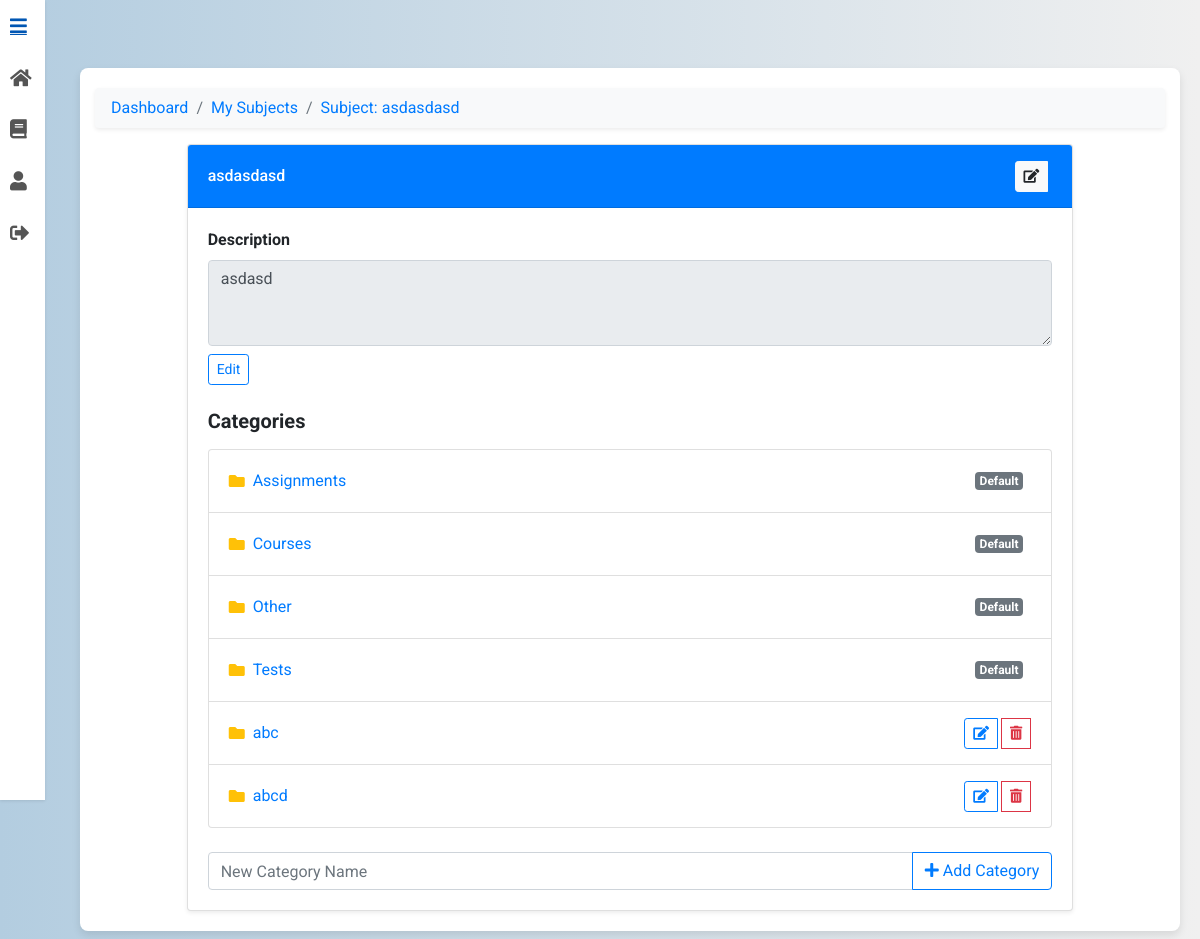
The page /subjects/subject/45/ (signed in) on the database as committed earlier.
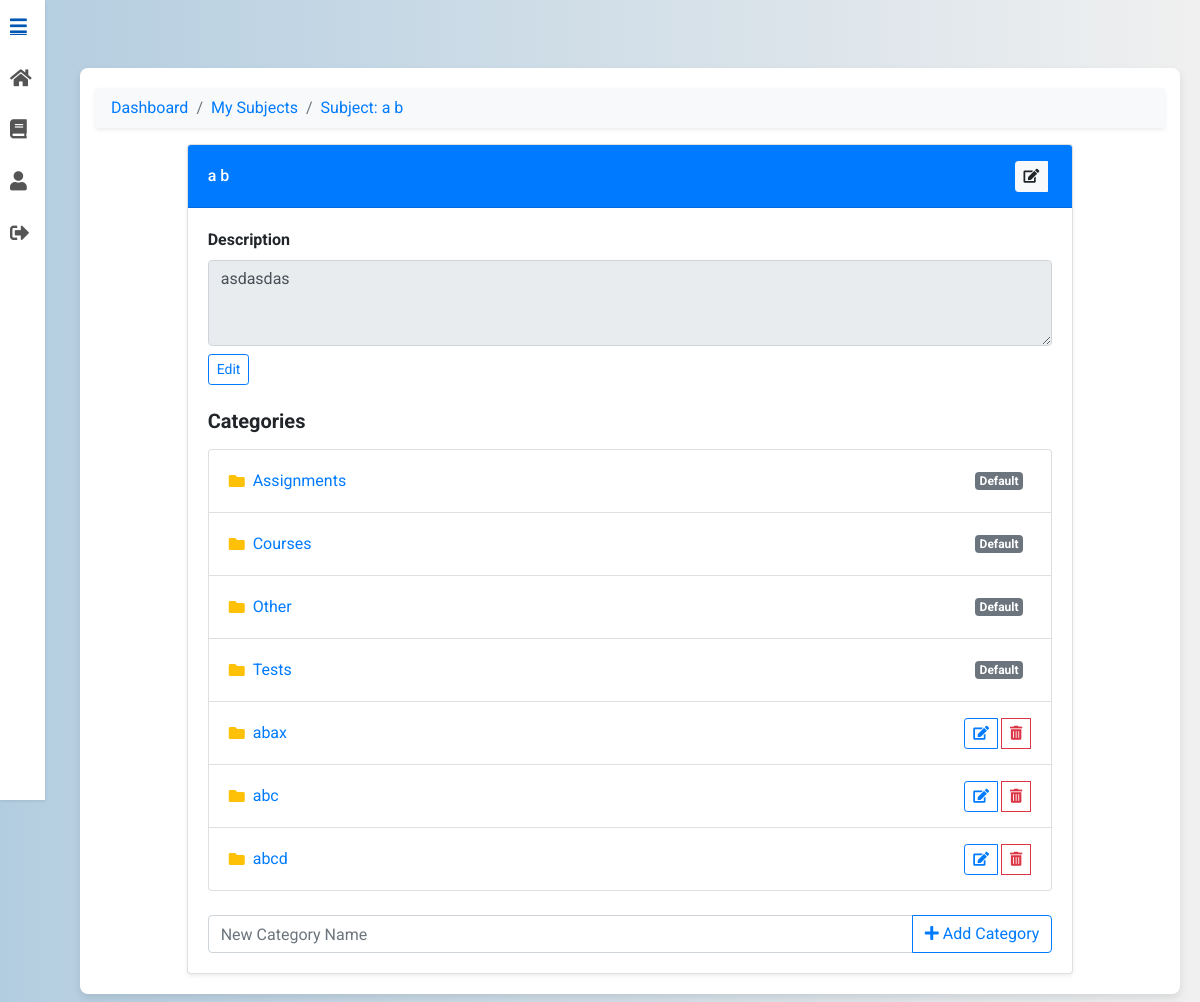
The same page on the database as committed later.
### subjects/models.py (models this page shows, shortened)
class Subject(models.Model):
    name = models.CharField(max_length=100)
    professor = models.ForeignKey(CustomUser, limit_choices_to={'role': 'professor'}, on_delete=models.CASCADE, editable=False)
    description = models.TextField(blank=True)
    class Meta:
        ordering = ['name']

class Category(models.Model):
    subject = models.ForeignKey(Subject, related_name='categories', on_delete=models.CASCADE)
    name = models.CharField(max_length=255)
    parent = models.ForeignKey('self', null=True, blank=True, related_name='subcategories', on_delete=models.CASCADE)
    class Meta:
        unique_together = (('subject', 'name', 'parent'),)

### subjects/views.py (the view, shortened to what this page needs)
# urls.py: path("subject/<int:pk>/", SubjectDetailView.as_view(), name="subject_detail"),
class SubjectDetailView(LoginRequiredMixin, BreadcrumbMixin, DetailView):
    model = Subject
    template_name = "subject_detail.html"
    context_object_name = "subject"
    def get_breadcrumbs(self):
        if getattr(self.request.user, "role", None) == "professor":
            dashboard_url = reverse_lazy("users:professor_dashboard")
        elif getattr(self.request.user, "role", None) == "student":
            dashboard_url = reverse_lazy("users:student_dashboard")
        else:
            dashboard_url = reverse_lazy("users:login")
        return [
            ("Dashboard", dashboard_url),
            ("My Subjects", reverse_lazy("subjects:my_subjects")),
            (f"Subject: {self.object.name}", self.request.path),
        ]
    def get_context_data(self, **kwargs):
        context = super().get_context_data(**kwargs)
        context["categories"] = self.object.categories.filter(parent__isnull=True)
        context["protected_categories"] = ["Courses", "Assignments", "Tests", "Other"]
        context["breadcrumbs"] = self.get_breadcrumbs()
        return context

### UniGrading/mixin.py (called while the page is built)
    def get_context_data(self, **kwargs):
        context = super().get_context_data(**kwargs)
        context["breadcrumbs"] = self.get_breadcrumbs()
        return context

### subjects/templates/subject_detail.html (shortened to what the changed rows need)
{% extends 'base.html' %}
{% load static %}
{% load view_breadcrumbs %}
{% block content %}
<div class="container mt-5">
    <nav aria-label="breadcrumb">
        <ol class="breadcrumb bg-light px-3 py-2 rounded shadow-sm">
            {% for name, url in breadcrumbs %}
                <li class="breadcrumb-item"><a href="{{ url }}">{{ name }}</a></li>
            {% endfor %}
        </ol>
    </nav>
    <div class="row justify-content-center">
        <div class="col-md-10">
            <div class="card shadow-sm no-hover-card">
                <div class="card-header bg-primary text-white d-flex justify-content-between align-items-center">
                    <div class="w-100">
                        <input
                            type="text"
                            id="subject-name"
                            class="form-control-plaintext text-white h4 w-100"
                            readonly
                            value="{{ subject.name }}"
                        >
                    </div>
                </div>
                <div class="card-body">
                    <div class="mb-4">
                        <label class="form-label font-weight-bold">Description</label>
                        <textarea id="subject-description" class="form-control" rows="3" readonly>{{ subject.description }}</textarea>
                        <div class="mt-2">
                            <button class="btn btn-sm btn-outline-primary mr-1" onclick="editDescription()">Edit</button>
                        </div>
                    </div>
                    <ul class="list-group mb-4" id="categories-list">
                        {% for category in categories %}
                        <li class="list-group-item d-flex justify-content-between align-items-center">
                            <div class="d-flex align-items-center w-100">
                                <i class="fas fa-folder text-warning mr-2"></i>
                                <input
                                    id="category-name-{{ category.id }}"
                                    type="text"
                                    class="form-control-plaintext flex-grow-1 text-primary"
                                    value="{{ category.name }}"
                                    readonly
                                    style="cursor:pointer"
                                    onclick="navigateIfReadonly({{ category.id }}, '{{ category.name }}')"
                                />
                                {% if category.name in protected_categories %}
                                    <span class="badge badge-secondary ml-2">Default</span>
                                {% endif %}
                            </div>
                            <div class="btn-group ml-2">
                                {% if category.name not in protected_categories %}
                                    <button class="btn btn-sm btn-outline-primary mr-1" onclick="editCategoryName({{ category.id }})">
                                        <i class="fas fa-edit"></i>
                                    </button>
                                    <button class="btn btn-outline-danger btn-sm" onclick="confirmDeleteCategory({{ category.id }})">
                                        <i class="fas fa-trash-alt"></i>
                                    </button>
                                {% endif %}
                            </div>
                        </li>
                        {% empty %}
                        <li class="list-group-item text-muted">No categories available.</li>
                        {% endfor %}
                    </ul>
                </div>
            </div>
        </div>
    </div>
</div>
{% endblock %}

Rows that differ between the two databases and show on the page:
changed Subject: name "asdasdasd" → "a b"; description "asdasd" → "asdasdas"
added Category: id "abax"
Other text that changed with them:
new list line: "Subject: a b"
list line gone: "Subject: asdasdasd"
